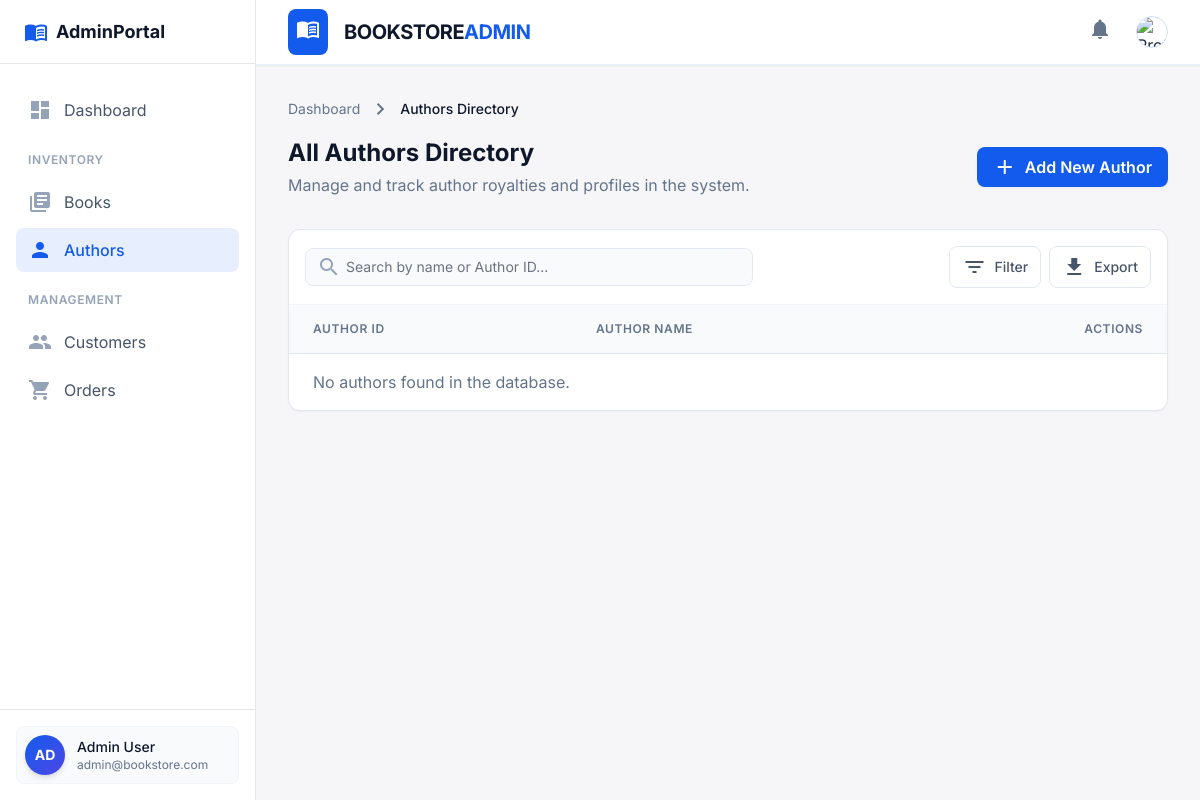
The page /index.php?page=author on the database as committed earlier.
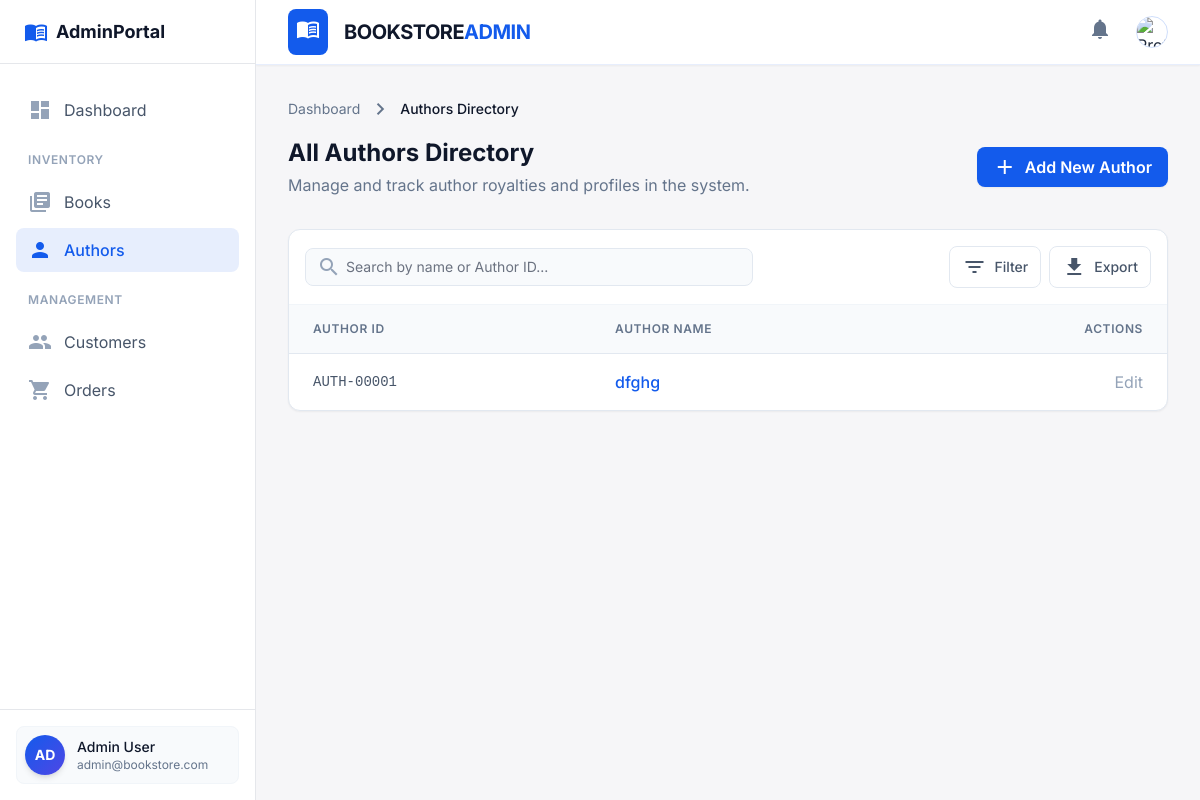
The same page on the database as committed later.
### tables this page shows
CREATE TABLE AUTHORS (
    AUTHOR_ID INTEGER PRIMARY KEY AUTOINCREMENT,
    NAME TEXT NOT NULL,
    BIOGRAPHY TEXT
, ROYALTY REAL DEFAULT 0.0);

### controllers/AuthorController.php (called while the page is built, shortened)
<?php
require_once __DIR__ . '/../db.php';
function getAllAuthors() {
    global $pdo;
    $stmt = $pdo->query('SELECT * FROM AUTHORS ORDER BY NAME');
    return $stmt->fetchAll(PDO::FETCH_ASSOC);
}

### views/Author.php (the view, shortened to what this page needs)
<!DOCTYPE html>
<html lang="en"><head>
<script src="https://cdn.tailwindcss.com?plugins=forms,container-queries"></script>
<script id="tailwind-config">
        tailwind.config = {
            darkMode: "class",
            theme: {
                extend: {
                    colors: {
                        "primary": "#135bec",
                        "background-light": "#f6f6f8",
                        "background-dark": "#101622",
                    },
                    fontFamily: {
                        "display": ["Inter"]
                    },
                    borderRadius: {"DEFAULT": "0.25rem", "lg": "0.5rem", "xl": "0.75rem", "full": "9999px"},
                },
            },
        }
    </script>
</head>
<body class="bg-background-light dark:bg-background-dark font-display text-slate-800 dark:text-slate-200 min-h-screen">
<header class="bg-white dark:bg-slate-900 border-b border-primary/10 shadow-sm sticky top-0 z-10">
<div class="max-w-7xl mx-auto px-4 sm:px-6 lg:px-8">
<div class="flex justify-between items-center h-16">
<div class="flex items-center gap-4">
<div class="bg-primary p-2 rounded-lg">
<span class="material-icons text-white">menu_book</span>
</div>
<span class="font-bold text-xl tracking-tight text-slate-900 dark:text-white uppercase">BookStore<span class="text-primary">Admin</span></span>
</div>
<div class="flex items-center gap-4">
<button class="p-2 text-slate-500 hover:text-primary transition-colors">
<span class="material-icons">notifications</span>
</button>
<div class="h-8 w-8 rounded-full overflow-hidden border border-primary/20">
<img alt="Profile" data-alt="User profile avatar of admin user" src="https://lh3.googleusercontent.com/aida-public/AB6AXuC5R35A46MNYtJLvds-NC9oxfndhjXYa4cXUIApOGpTfrdqQbsaesc-n8JJ21ZygltNxQRuFjSIgJ1YzG3ARBuJrxEISA-v_4Y7y48ct4BvXfSz8XeaOVPAYWmtlIawJqmpeCxOfBEy63cOIm6hGKn_fCJCm_dGnfRLN4I1vWrPTMAI9nps8mP4ekTTD8Yx9jaovvV0tgJmMTG86DSKN9al_I4HOEh928zQgX3qFotwsYgpEYtKDGTGH-08rzvW2bzF-x0kBkYdKQ"/>
</div>
</div>
</div>
</div>
</header>
<main class="max-w-7xl mx-auto px-4 sm:px-6 lg:px-8 py-8">
<nav aria-label="Breadcrumb" class="flex mb-4 text-sm text-slate-500">
<ol class="flex items-center space-x-2">
<li><a class="hover:text-primary transition-colors" href="#">Dashboard</a></li>
<li class="flex items-center space-x-2">
<span class="material-icons text-sm">chevron_right</span>
<span class="text-slate-900 dark:text-white font-medium">Authors Directory</span>
</li>
</ol>
</nav>
<div class="flex flex-col md:flex-row md:items-center justify-between gap-4 mb-8">
<div>
<h1 class="text-2xl font-bold text-slate-900 dark:text-white">All Authors Directory</h1>
<p class="text-slate-500 mt-1">Manage and track author royalties and profiles in the system.</p>
</div>
<a href="index.php?page=addauthor" class="inline-flex items-center px-4 py-2 bg-primary text-white font-semibold rounded-lg shadow-sm hover:bg-blue-700 transition-all focus:ring-2 focus:ring-primary focus:ring-offset-2">
<span class="material-icons text-sm mr-2">add</span>
                Add New Author
            </a>
</div>
<div class="bg-white dark:bg-slate-900 rounded-xl shadow-sm border border-slate-200 dark:border-slate-800 overflow-hidden">
<div class="p-4 border-b border-slate-100 dark:border-slate-800 flex flex-col md:flex-row md:items-center justify-between gap-4">
<div class="relative flex-1 max-w-md">
<span class="absolute inset-y-0 left-0 pl-3 flex items-center text-slate-400">
<span class="material-icons text-lg">search</span>
</span>
<input class="block w-full pl-10 pr-3 py-2 border border-slate-200 dark:border-slate-700 rounded-lg bg-slate-50 dark:bg-slate-800 text-sm focus:ring-primary focus:border-primary transition-all" placeholder="Search by name or Author ID..." type="text"/>
</div>
<div class="flex items-center gap-2">
<button class="inline-flex items-center px-3 py-2 border border-slate-200 dark:border-slate-700 text-sm font-medium rounded-lg text-slate-600 dark:text-slate-300 bg-white dark:bg-slate-800 hover:bg-slate-50 transition-colors">
<span class="material-icons text-sm mr-2">filter_list</span>
                        Filter
                    </button>
<button class="inline-flex items-center px-3 py-2 border border-slate-200 dark:border-slate-700 text-sm font-medium rounded-lg text-slate-600 dark:text-slate-300 bg-white dark:bg-slate-800 hover:bg-slate-50 transition-colors">
<span class="material-icons text-sm mr-2">download</span>
                        Export
                    </button>
</div>
</div>
<?php
require_once __DIR__ . '/../controllers/AuthorController.php';
$authors = getAllAuthors();
?>
<table class="w-full text-left border-collapse">
    <thead>
        <tr class="bg-slate-50 dark:bg-slate-800/50">
            <th class="px-6 py-4 text-xs font-semibold uppercase tracking-wider text-slate-500 border-b border-slate-200 dark:border-slate-800">Author ID</th>
            <th class="px-6 py-4 text-xs font-semibold uppercase tracking-wider text-slate-500 border-b border-slate-200 dark:border-slate-800">Author Name</th>
            <th class="px-6 py-4 text-xs font-semibold uppercase tracking-wider text-slate-500 border-b border-slate-200 dark:border-slate-800 text-right">Actions</th>
        </tr>
    </thead>
    <tbody>
        <?php foreach ($authors as $author): ?>
            <tr class="hover:bg-primary/5 transition-colors group">
                <td class="px-6 py-4 font-mono text-sm text-slate-600 dark:text-slate-400">AUTH-<?php echo str_pad($author['AUTHOR_ID'], 5, '0', STR_PAD_LEFT); ?></td>
                <td class="px-6 py-4">
                    <a class="text-primary font-medium hover:underline decoration-2 underline-offset-4" href="index.php?page=authordetails&id=<?php echo $author['AUTHOR_ID']; ?>"><?php echo htmlspecialchars($author['NAME']); ?></a>
                </td>
                <td class="px-6 py-4 text-right">
                    <a href="index.php?page=editauthor&id=<?php echo $author['AUTHOR_ID']; ?>" class="text-slate-400 hover:text-primary transition-colors">Edit</a>
                </td>
            </tr>
        <?php endforeach; ?>
        <?php if (count($authors) === 0): ?>
            <tr><td colspan="3" class="px-6 py-4 text-slate-500">No authors found in the database.</td></tr>
        <?php endif; ?>
    </tbody>
</table>
</main>
</body></html>

### index.php (shortened to what this page needs)
<?php
$dbError = '';
$page = isset($_GET['page']) ? $_GET['page'] : 'dashboard';
$views = [
    'dashboard' => 'views/Dashbord.php',
    'system_entry' => 'views/SystemEntry.php',
    'enter_authors' => 'views/EnterAuthors.php',
    'enter_books' => 'views/EnterBooks.php',
    'search_books' => 'views/SearchBooks.php',
    'update_quantity' => 'views/UpdateQuantity.php',
    'book_details' => 'views/AssignmentBookDetails.php',
    'author_details' => 'views/AssignmentAuthorDetails.php',
    'inventrory' => 'views/Inventrory.php',
    'author' => 'views/Author.php',
    'authordetails' => 'views/AuthorDetails.php',
    'addauthor' => 'views/AddAuthor.php',
    'addnewbook' => 'views/AddNewBook.php',
    'bookdetails' => 'views/BookDetails.php',
    'customer' => 'views/Customer.php',
    'addcustomer' => 'views/AddCustomer.php',
    'order' => 'views/Order.php',
    'orderdetails' => 'views/OrderDetails.php',
    'addorder' => 'views/AddOrder.php',
    'editbook' => 'views/EditBook.php',
    'editauthor' => 'views/EditAuthor.php',
    'editcustomer' => 'views/EditCustomer.php',
    'editorder' => 'views/EditOrder.php',
];
$viewFile = isset($views[$page]) ? $views[$page] : $views['system_entry'];
?>
<!DOCTYPE html>
<html lang="en">
<head>
    <script src="https://cdn.tailwindcss.com?plugins=forms,container-queries"></script>
    <script id="tailwind-config">
        tailwind.config = {
            darkMode: "class",
            theme: {
                extend: {
                    colors: {
                        "primary": "#135bec",
                        "primary-content": "#ffffff",
                        "primary-dark": "#0e45b5",
                        "background-light": "#f6f6f8",
                        "background-dark": "#101622",
                        "surface-light": "#ffffff",
                        "surface-dark": "#1a2234",
                        "border-light": "#e5e7eb",
                        "border-dark": "#2d3748",
                    },
                    fontFamily: {
                        "display": ["Inter", "sans-serif"]
                    },
                    borderRadius: {
                        "DEFAULT": "0.25rem",
                        "lg": "0.5rem",
                        "xl": "0.75rem",
                        "full": "9999px"
                    },
                },
            },
        }
    </script>
</head>
<body class="font-display bg-background-light dark:bg-background-dark text-slate-800 dark:text-slate-100 antialiased h-screen flex overflow-hidden">
<?php
include 'Navigation.php';
?>
<main class="flex-1 flex flex-col h-full overflow-hidden relative">
    <div class="flex-1 overflow-y-auto">
        <?php if ($dbError): ?>
            <div class="max-w-xl mx-auto mt-20 p-8 bg-red-100 text-red-800 rounded-lg shadow text-center">
                <span class="material-icons text-4xl mb-2">error_outline</span>
                <h2 class="text-2xl font-bold mb-2">Database Connection Failed</h2>
                <div class="mb-2">Sorry, the application could not connect to the database.</div>
                <div class="text-sm text-red-700 mb-4"><?php echo htmlspecialchars($dbError); ?></div>
                <a href="" class="inline-block px-4 py-2 bg-primary text-white rounded hover:bg-blue-700">Retry</a>
            </div>
        <?php else: ?>
            <?php
            if (file_exists($viewFile)) {
                include $viewFile;
            } else {
                echo "Page not found";
            }
            ?>
        <?php endif; ?>
    </div>
</main>
</body>
</html>

### Navigation.php (shortened to what this page needs)
<aside id="sidebar" class="w-64 bg-surface-light dark:bg-surface-dark border-r border-border-light dark:border-border-dark flex-shrink-0 hidden md:flex flex-col h-full transition-colors duration-200 fixed md:relative left-0 top-0 z-40 md:z-0">
<div class="h-16 flex items-center px-6 border-b border-border-light dark:border-border-dark">
<div class="flex items-center gap-2 text-primary dark:text-primary-400">
<span class="material-icons">menu_book</span>
<span class="font-bold text-lg text-slate-900 dark:text-white">AdminPortal</span>
</div>
</div>
<nav class="flex-1 px-4 py-6 space-y-1 overflow-y-auto">
<a class="flex items-center gap-3 px-3 py-2.5 <?php echo ($page === 'dashboard') ? 'bg-primary/10 text-primary dark:text-blue-400 rounded-lg font-medium' : 'text-slate-600 dark:text-slate-400 hover:bg-slate-50 dark:hover:bg-slate-800 hover:text-primary dark:hover:text-blue-400 rounded-lg transition-colors group'; ?>" href="index.php?page=dashboard">
<span class="material-icons text-xl <?php echo ($page === 'dashboard') ? '' : 'text-slate-400 group-hover:text-primary dark:group-hover:text-blue-400'; ?>">dashboard</span>
Dashboard
</a>
<div class="pt-4 pb-2 px-3 text-xs font-semibold text-slate-400 uppercase tracking-wider">Inventory</div>
<a class="flex items-center gap-3 px-3 py-2.5 <?php echo ($page === 'inventrory') ? 'bg-primary/10 text-primary dark:text-blue-400 rounded-lg font-medium' : 'text-slate-600 dark:text-slate-400 hover:bg-slate-50 dark:hover:bg-slate-800 hover:text-primary dark:hover:text-blue-400 rounded-lg transition-colors group'; ?>" href="index.php?page=inventrory">
<span class="material-icons text-xl <?php echo ($page === 'inventrory') ? '' : 'text-slate-400 group-hover:text-primary dark:group-hover:text-blue-400'; ?>">library_books</span>
Books
</a>
<a class="flex items-center gap-3 px-3 py-2.5 <?php echo ($page === 'author' || $page === 'addauthor' || $page === 'editauthor' || $page === 'authordetails') ? 'bg-primary/10 text-primary dark:text-blue-400 rounded-lg font-medium' : 'text-slate-600 dark:text-slate-400 hover:bg-slate-50 dark:hover:bg-slate-800 hover:text-primary dark:hover:text-blue-400 rounded-lg transition-colors group'; ?>" href="index.php?page=author">
<span class="material-icons text-xl <?php echo ($page === 'author' || $page === 'addauthor' || $page === 'editauthor' || $page === 'authordetails') ? '' : 'text-slate-400 group-hover:text-primary dark:group-hover:text-blue-400'; ?>">person</span>
Authors
</a>
<div class="pt-4 pb-2 px-3 text-xs font-semibold text-slate-400 uppercase tracking-wider">Management</div>
<a class="flex items-center gap-3 px-3 py-2.5 <?php echo ($page === 'customer' || $page === 'editcustomer' || $page === 'addcustomer') ? 'bg-primary/10 text-primary dark:text-blue-400 rounded-lg font-medium' : 'text-slate-600 dark:text-slate-400 hover:bg-slate-50 dark:hover:bg-slate-800 hover:text-primary dark:hover:text-blue-400 rounded-lg transition-colors group'; ?>" href="index.php?page=customer">
<span class="material-icons text-xl <?php echo ($page === 'customer' || $page === 'editcustomer' || $page === 'addcustomer') ? '' : 'text-slate-400 group-hover:text-primary dark:group-hover:text-blue-400'; ?>">people</span>
Customers
</a>
<a class="flex items-center gap-3 px-3 py-2.5 <?php echo ($page === 'order') ? 'bg-primary/10 text-primary dark:text-blue-400 rounded-lg font-medium' : 'text-slate-600 dark:text-slate-400 hover:bg-slate-50 dark:hover:bg-slate-800 hover:text-primary dark:hover:text-blue-400 rounded-lg transition-colors group'; ?>" href="index.php?page=order">
<span class="material-icons text-xl <?php echo ($page === 'order') ? '' : 'text-slate-400 group-hover:text-primary dark:group-hover:text-blue-400'; ?>">shopping_cart</span>
Orders
</a>
</nav>
<div class="p-4 border-t border-border-light dark:border-border-dark">
<div class="flex items-center gap-3 p-2 rounded-lg bg-slate-50 dark:bg-slate-800/50 border border-slate-100 dark:border-slate-700">
<div class="h-10 w-10 rounded-full bg-gradient-to-br from-primary to-indigo-600 flex items-center justify-center text-white font-bold text-sm shadow-md">
AD
</div>
<div class="flex-1 min-w-0">
<p class="text-sm font-medium text-slate-900 dark:text-white truncate">Admin User</p>
<p class="text-xs text-slate-500 truncate">admin@bookstore.com</p>
</div>
</div>
</div>
</aside>

### views/Author.php (style rules this page uses)
body { font-family: 'Inter', sans-serif; }

Rows that differ between the two databases and show on the page:
added authors: AUTHOR_ID "00001", NAME "dfghg"
Other text that changed with them:
text no longer shown: "No authors found in the database."
